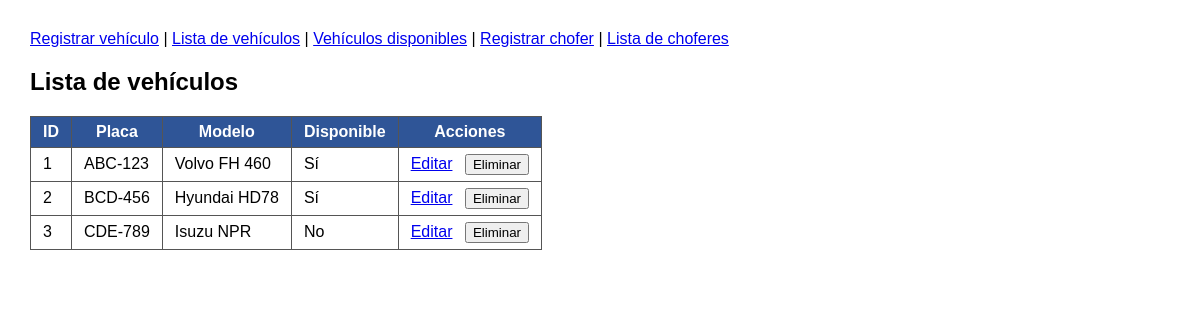
/vehiculos.php, run on the app's committed database.
### tables this page shows
create table vehiculo (
    id int  auto_increment primary key,
    placa varchar(10) not null,
    modelo varchar(60) not null,
    disponible tinyint(1) not null default 1,
    unique (placa)
);

### app/models/Vehiculo.php (called while the page is built, shortened)
<?php
class Vehiculo{
    public function listar(){
        $conn = new Conn();
        $conexion = $conn->conectar();
        $sql = "select id, placa, modelo, disponible from vehiculo order by id";
        $stmt = $conexion->prepare($sql);
        $stmt->execute();
        $vehiculos = $stmt->fetchAll(PDO::FETCH_ASSOC);
        return $vehiculos;
    }
}

### app/controllers/VehiculoController.php (called while the page is built, shortened)
<?php
require_once "app/models/Vehiculo.php";
class VehiculoController{
    public function listar(){
        $vehiculo = new Vehiculo();
        return $vehiculo->listar();
    }
}

### app/views/vehiculos/listar.php (the view, shortened to what this page needs)
<!DOCTYPE html>
<html lang="es">
<head>
    <link rel="stylesheet" href="public/css/flota.css">
</head>
<body>
    <nav>
        <a href="vehiculos.php?accion=registrar">Registrar vehículo</a> |
        <a href="vehiculos.php">Lista de vehículos</a> |
        <a href="vehiculos.php?accion=disponibles">Vehículos disponibles</a> |
        <a href="choferes.php?accion=registrar">Registrar chofer</a> |
        <a href="choferes.php">Lista de choferes</a>
    </nav>
    <h2>Lista de vehículos</h2>
    <table>
        <tr>
            <th>ID</th>
            <th>Placa</th>
            <th>Modelo</th>
            <th>Disponible</th>
            <th>Acciones</th>
        </tr>
        <?php foreach($vehiculos as $v){ ?>
        <tr>
            <td><?php echo $v["id"]; ?></td>
            <td><?php echo htmlspecialchars($v["placa"]); ?></td>
            <td><?php echo htmlspecialchars($v["modelo"]); ?></td>
            <td><?php echo $v["disponible"] == 1 ? "Sí" : "No"; ?></td>
            <td>
                <a href="vehiculos.php?accion=editar&id=<?php echo $v["id"]; ?>">Editar</a>
                <form method="post" action="vehiculos.php?accion=eliminar" class="en-linea" onsubmit="return confirm('¿Seguro que quieres eliminar este vehículo?');">
                    <input type="submit" value="Eliminar">
                </form>
            </td>
        </tr>
        <?php } ?>
    </table>
</body>
</html>

### public/css/flota.css (style rules this page uses)
body { font-family: Arial, sans-serif; margin: 30px; }
nav { margin-bottom: 20px; }
table { border-collapse: collapse; }
th, td { border: 1px solid #555; padding: 6px 12px; }
th { background-color: #2F5597; color: white; }
.en-linea { display: inline; margin-left: 8px; }

### data on the page
vehiculo: id "1", placa "ABC-123", modelo "Volvo FH 460", disponible "Sí"
vehiculo: id "2", placa "BCD-456", modelo "Hyundai HD78", disponible "Sí"
vehiculo: id "3", placa "CDE-789", modelo "Isuzu NPR", disponible "No"
